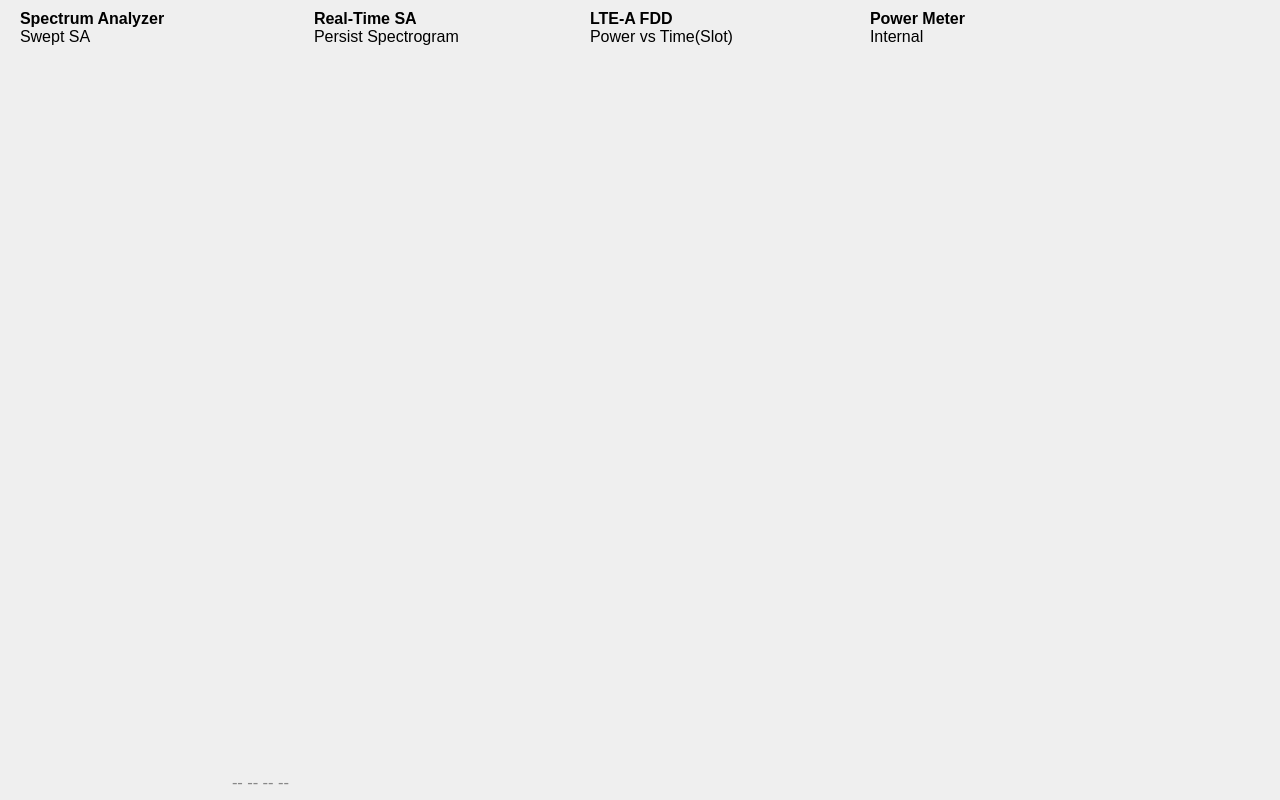
<?xml version="1.0" encoding="UTF-8"?>
<ui version="4.0">
 <class>BitPlatForm</class>
 <widget class="QMainWindow" name="BitPlatForm">
  <property name="geometry">
   <rect>
    <x>0</x>
    <y>0</y>
    <width>1280</width>
    <height>800</height>
   </rect>
  </property>
  <property name="cursor">
   <cursorShape>BlankCursor</cursorShape>
  </property>
  <property name="windowTitle">
   <string>BitPlatForm</string>
  </property>
  <property name="layoutDirection">
   <enum>Qt::LeftToRight</enum>
  </property>
  <property name="autoFillBackground">
   <bool>false</bool>
  </property>
  <property name="styleSheet">
   <string notr="true"/>
  </property>
  <widget class="QWidget" name="centralWidget">
   <property name="styleSheet">
    <string notr="true"/>
   </property>
   <widget class="QLabel" name="label">
    <property name="geometry">
     <rect>
      <x>0</x>
      <y>0</y>
      <width>1280</width>
      <height>800</height>
     </rect>
    </property>
    <property name="focusPolicy">
     <enum>Qt::StrongFocus</enum>
    </property>
    <property name="styleSheet">
     <string notr="true">QLabel
{
	background-image: url(:/bit/image/background.png);
}</string>
    </property>
    <property name="text">
     <string/>
    </property>
   </widget>
   <widget class="QLabel" name="toplabel">
    <property name="geometry">
     <rect>
      <x>1</x>
      <y>2</y>
      <width>1126</width>
      <height>50</height>
     </rect>
    </property>
    <property name="font">
     <font>
      <kerning>true</kerning>
     </font>
    </property>
    <property name="accessibleDescription">
     <string/>
    </property>
    <property name="layoutDirection">
     <enum>Qt::LeftToRight</enum>
    </property>
    <property name="text">
     <string/>
    </property>
    <property name="pixmap">
     <pixmap resource="bitresources.qrc">:/bit/image/4_tab1.png</pixmap>
    </property>
    <property name="alignment">
     <set>Qt::AlignLeading|Qt::AlignLeft|Qt::AlignVCenter</set>
    </property>
   </widget>
   <widget class="QPushButton" name="chafir">
    <property name="geometry">
     <rect>
      <x>252</x>
      <y>4</y>
      <width>35</width>
      <height>48</height>
     </rect>
    </property>
    <property name="font">
     <font>
      <weight>75</weight>
      <bold>true</bold>
     </font>
    </property>
    <property name="text">
     <string/>
    </property>
    <property name="flat">
     <bool>true</bool>
    </property>
   </widget>
   <widget class="QPushButton" name="chathird">
    <property name="geometry">
     <rect>
      <x>807</x>
      <y>4</y>
      <width>35</width>
      <height>48</height>
     </rect>
    </property>
    <property name="font">
     <font>
      <weight>75</weight>
      <bold>true</bold>
     </font>
    </property>
    <property name="text">
     <string/>
    </property>
    <property name="flat">
     <bool>true</bool>
    </property>
   </widget>
   <widget class="QPushButton" name="chasec">
    <property name="geometry">
     <rect>
      <x>529</x>
      <y>4</y>
      <width>35</width>
      <height>48</height>
     </rect>
    </property>
    <property name="font">
     <font>
      <weight>75</weight>
      <bold>true</bold>
     </font>
    </property>
    <property name="text">
     <string/>
    </property>
    <property name="flat">
     <bool>true</bool>
    </property>
   </widget>
   <widget class="QPushButton" name="chafourth">
    <property name="geometry">
     <rect>
      <x>1085</x>
      <y>4</y>
      <width>35</width>
      <height>48</height>
     </rect>
    </property>
    <property name="font">
     <font>
      <weight>75</weight>
      <bold>true</bold>
     </font>
    </property>
    <property name="text">
     <string/>
    </property>
    <property name="flat">
     <bool>true</bool>
    </property>
   </widget>
   <widget class="QLabel" name="statebarlabel">
    <property name="geometry">
     <rect>
      <x>0</x>
      <y>765</y>
      <width>1280</width>
      <height>35</height>
     </rect>
    </property>
    <property name="focusPolicy">
     <enum>Qt::StrongFocus</enum>
    </property>
    <property name="text">
     <string/>
    </property>
    <property name="pixmap">
     <pixmap resource="bitresources.qrc">:/bit/image/status_bar.png</pixmap>
    </property>
   </widget>
   <widget class="ClickLabel" name="batterylabel">
    <property name="geometry">
     <rect>
      <x>1191</x>
      <y>772</y>
      <width>59</width>
      <height>17</height>
     </rect>
    </property>
    <property name="font">
     <font>
      <family>ArialMT</family>
      <pointsize>13</pointsize>
      <weight>50</weight>
      <italic>false</italic>
      <bold>false</bold>
     </font>
    </property>
    <property name="styleSheet">
     <string notr="true">color: rgb(255, 255, 255);
</string>
    </property>
    <property name="text">
     <string/>
    </property>
    <property name="alignment">
     <set>Qt::AlignRight|Qt::AlignTrailing|Qt::AlignVCenter</set>
    </property>
   </widget>
   <widget class="ClickLabel" name="timelabel">
    <property name="geometry">
     <rect>
      <x>901</x>
      <y>772</y>
      <width>226</width>
      <height>17</height>
     </rect>
    </property>
    <property name="font">
     <font>
      <family>ArialMT</family>
      <pointsize>13</pointsize>
      <weight>50</weight>
      <italic>false</italic>
      <bold>false</bold>
     </font>
    </property>
    <property name="styleSheet">
     <string notr="true">color: rgb(255, 255, 255);
</string>
    </property>
    <property name="text">
     <string/>
    </property>
    <property name="alignment">
     <set>Qt::AlignCenter</set>
    </property>
   </widget>
   <widget class="ClickLabel" name="label_2">
    <property name="geometry">
     <rect>
      <x>27</x>
      <y>768</y>
      <width>69</width>
      <height>25</height>
     </rect>
    </property>
    <property name="styleSheet">
     <string notr="true">background-image:url(:/bit/image/logo_inno_white_s.png);</string>
    </property>
    <property name="text">
     <string/>
    </property>
   </widget>
   <widget class="ClickLabel" name="label_3">
    <property name="geometry">
     <rect>
      <x>150</x>
      <y>768</y>
      <width>70</width>
      <height>25</height>
     </rect>
    </property>
    <property name="text">
     <string/>
    </property>
    <property name="pixmap">
     <pixmap resource="bitresources.qrc">:/bit/image/icn_gps_disable.png</pixmap>
    </property>
   </widget>
   <widget class="ClickLabel" name="batpiclabel">
    <property name="geometry">
     <rect>
      <x>1147</x>
      <y>771</y>
      <width>54</width>
      <height>22</height>
     </rect>
    </property>
    <property name="text">
     <string/>
    </property>
    <property name="pixmap">
     <pixmap resource="bitresources.qrc">:/bit/image/icn_battery_5.png</pixmap>
    </property>
   </widget>
   <widget class="ClickLabel" name="gpslabel">
    <property name="geometry">
     <rect>
      <x>232</x>
      <y>772</y>
      <width>331</width>
      <height>17</height>
     </rect>
    </property>
    <property name="font">
     <font>
      <family>ArialMT</family>
      <pointsize>13</pointsize>
      <weight>50</weight>
      <italic>false</italic>
      <bold>false</bold>
     </font>
    </property>
    <property name="styleSheet">
     <string notr="true">color: rgb(136, 136, 136);
</string>
    </property>
    <property name="text">
     <string>-- -- -- --</string>
    </property>
    <property name="alignment">
     <set>Qt::AlignLeading|Qt::AlignLeft|Qt::AlignVCenter</set>
    </property>
   </widget>
   <widget class="QPushButton" name="plusbtn">
    <property name="geometry">
     <rect>
      <x>1134</x>
      <y>0</y>
      <width>52</width>
      <height>52</height>
     </rect>
    </property>
    <property name="styleSheet">
     <string notr="true">QPushButton
{
	background-image: url(:/bit/image/4_icn_add_normal.png);
}
QPushButton { border-style: flat;}</string>
    </property>
    <property name="text">
     <string/>
    </property>
    <property name="autoDefault">
     <bool>false</bool>
    </property>
    <property name="flat">
     <bool>true</bool>
    </property>
   </widget>
   <widget class="ClickLabel" name="label_4">
    <property name="geometry">
     <rect>
      <x>605</x>
      <y>768</y>
      <width>70</width>
      <height>25</height>
     </rect>
    </property>
    <property name="font">
     <font>
      <family>Arial</family>
      <pointsize>13</pointsize>
      <weight>50</weight>
      <bold>false</bold>
     </font>
    </property>
    <property name="styleSheet">
     <string notr="true">background-image: url(:/bit/image/icn_local.png);</string>
    </property>
    <property name="text">
     <string/>
    </property>
   </widget>
   <widget class="QLabel" name="label_6">
    <property name="geometry">
     <rect>
      <x>294</x>
      <y>4</y>
      <width>241</width>
      <height>48</height>
     </rect>
    </property>
    <property name="font">
     <font>
      <family>Arial</family>
      <pointsize>12</pointsize>
      <weight>75</weight>
      <bold>true</bold>
     </font>
    </property>
    <property name="styleSheet">
     <string notr="true">padding-left:16px</string>
    </property>
    <property name="text">
     <string>Real-Time SA&lt;BR/&gt;&lt;span style=&quot;font-weight:normal;&quot;&gt;Persist Spectrogram&lt;/span&gt;</string>
    </property>
    <property name="alignment">
     <set>Qt::AlignLeading|Qt::AlignLeft|Qt::AlignVCenter</set>
    </property>
   </widget>
   <widget class="QLabel" name="label_7">
    <property name="geometry">
     <rect>
      <x>570</x>
      <y>4</y>
      <width>241</width>
      <height>48</height>
     </rect>
    </property>
    <property name="font">
     <font>
      <family>Arial</family>
      <pointsize>12</pointsize>
      <weight>75</weight>
      <bold>true</bold>
     </font>
    </property>
    <property name="styleSheet">
     <string notr="true">padding-left:16px;</string>
    </property>
    <property name="text">
     <string>LTE-A FDD&lt;BR/&gt;&lt;span style=&quot;font-weight:normal;&quot;&gt;Power vs Time(Slot)&lt;/span&gt;</string>
    </property>
    <property name="alignment">
     <set>Qt::AlignLeading|Qt::AlignLeft|Qt::AlignVCenter</set>
    </property>
   </widget>
   <widget class="QLabel" name="label_8">
    <property name="geometry">
     <rect>
      <x>850</x>
      <y>4</y>
      <width>241</width>
      <height>48</height>
     </rect>
    </property>
    <property name="font">
     <font>
      <family>Arial</family>
      <pointsize>12</pointsize>
      <weight>75</weight>
      <bold>true</bold>
     </font>
    </property>
    <property name="styleSheet">
     <string notr="true">padding-left:16px;</string>
    </property>
    <property name="text">
     <string>Power Meter&lt;BR/&gt;&lt;span style=&quot;font-weight:normal;&quot;&gt;Internal&lt;/span&gt;</string>
    </property>
    <property name="alignment">
     <set>Qt::AlignLeading|Qt::AlignLeft|Qt::AlignVCenter</set>
    </property>
   </widget>
   <widget class="QPushButton" name="mode3btn">
    <property name="geometry">
     <rect>
      <x>565</x>
      <y>4</y>
      <width>241</width>
      <height>48</height>
     </rect>
    </property>
    <property name="font">
     <font>
      <family>Arial</family>
      <pointsize>16</pointsize>
      <weight>75</weight>
      <bold>true</bold>
     </font>
    </property>
    <property name="styleSheet">
     <string notr="true"/>
    </property>
    <property name="text">
     <string/>
    </property>
    <property name="flat">
     <bool>true</bool>
    </property>
   </widget>
   <widget class="QPushButton" name="mode4btn">
    <property name="geometry">
     <rect>
      <x>843</x>
      <y>4</y>
      <width>241</width>
      <height>48</height>
     </rect>
    </property>
    <property name="font">
     <font>
      <family>Arial</family>
      <pointsize>14</pointsize>
      <weight>50</weight>
      <bold>false</bold>
     </font>
    </property>
    <property name="styleSheet">
     <string notr="true"/>
    </property>
    <property name="text">
     <string/>
    </property>
    <property name="flat">
     <bool>true</bool>
    </property>
   </widget>
   <widget class="QLabel" name="label_5">
    <property name="geometry">
     <rect>
      <x>0</x>
      <y>4</y>
      <width>261</width>
      <height>48</height>
     </rect>
    </property>
    <property name="font">
     <font>
      <family>Arial</family>
      <pointsize>12</pointsize>
      <weight>75</weight>
      <bold>true</bold>
     </font>
    </property>
    <property name="layoutDirection">
     <enum>Qt::LeftToRight</enum>
    </property>
    <property name="styleSheet">
     <string notr="true">padding-left:16px;</string>
    </property>
    <property name="text">
     <string notr="true">Spectrum Analyzer&lt;BR/&gt;&lt;span style=&quot;font-weight:normal;&quot;&gt;Swept SA&lt;/span&gt;</string>
    </property>
    <property name="alignment">
     <set>Qt::AlignLeading|Qt::AlignLeft|Qt::AlignVCenter</set>
    </property>
   </widget>
   <widget class="QPushButton" name="mode1btn">
    <property name="geometry">
     <rect>
      <x>0</x>
      <y>4</y>
      <width>251</width>
      <height>48</height>
     </rect>
    </property>
    <property name="font">
     <font>
      <family>Arial</family>
      <pointsize>14</pointsize>
      <weight>50</weight>
      <bold>false</bold>
     </font>
    </property>
    <property name="layoutDirection">
     <enum>Qt::LeftToRight</enum>
    </property>
    <property name="styleSheet">
     <string notr="true"/>
    </property>
    <property name="text">
     <string/>
    </property>
    <property name="checkable">
     <bool>false</bool>
    </property>
    <property name="flat">
     <bool>true</bool>
    </property>
   </widget>
   <widget class="QPushButton" name="mode2btn">
    <property name="geometry">
     <rect>
      <x>288</x>
      <y>4</y>
      <width>241</width>
      <height>48</height>
     </rect>
    </property>
    <property name="font">
     <font>
      <family>Arial</family>
      <pointsize>14</pointsize>
      <weight>50</weight>
      <bold>false</bold>
     </font>
    </property>
    <property name="styleSheet">
     <string notr="true"/>
    </property>
    <property name="text">
     <string/>
    </property>
    <property name="flat">
     <bool>true</bool>
    </property>
   </widget>
   <widget class="ClickLabel" name="label_10">
    <property name="geometry">
     <rect>
      <x>850</x>
      <y>772</y>
      <width>25</width>
      <height>25</height>
     </rect>
    </property>
    <property name="styleSheet">
     <string notr="true">border-image: url(:/bit/image/msg.png);</string>
    </property>
    <property name="text">
     <string/>
    </property>
   </widget>
   <widget class="ClickLabel" name="label_11">
    <property name="geometry">
     <rect>
      <x>860</x>
      <y>768</y>
      <width>20</width>
      <height>20</height>
     </rect>
    </property>
    <property name="font">
     <font>
      <family>Arial</family>
      <pointsize>7</pointsize>
     </font>
    </property>
    <property name="styleSheet">
     <string notr="true">background-color: rgba(255, 255, 255,0);
color: rgb(255, 255, 255);</string>
    </property>
    <property name="text">
     <string/>
    </property>
    <property name="alignment">
     <set>Qt::AlignCenter</set>
    </property>
   </widget>
  </widget>
 </widget>
 <layoutdefault spacing="6" margin="11"/>
 <customwidgets>
  <customwidget>
   <class>ClickLabel</class>
   <extends>QLabel</extends>
   <header>clicklabel.h</header>
   <slots>
    <signal>clicked()</signal>
   </slots>
  </customwidget>
 </customwidgets>
 <resources>
  <include location="bitresources.qrc"/>
 </resources>
 <connections/>
</ui>
